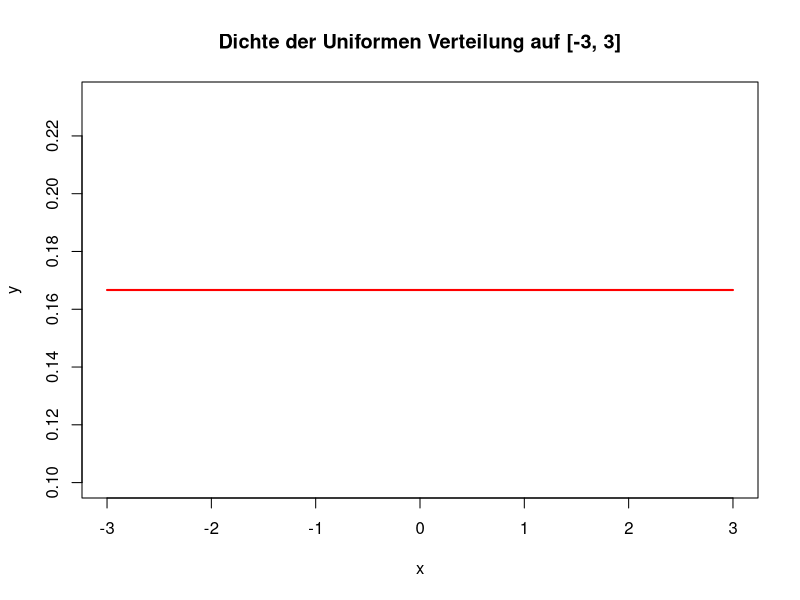
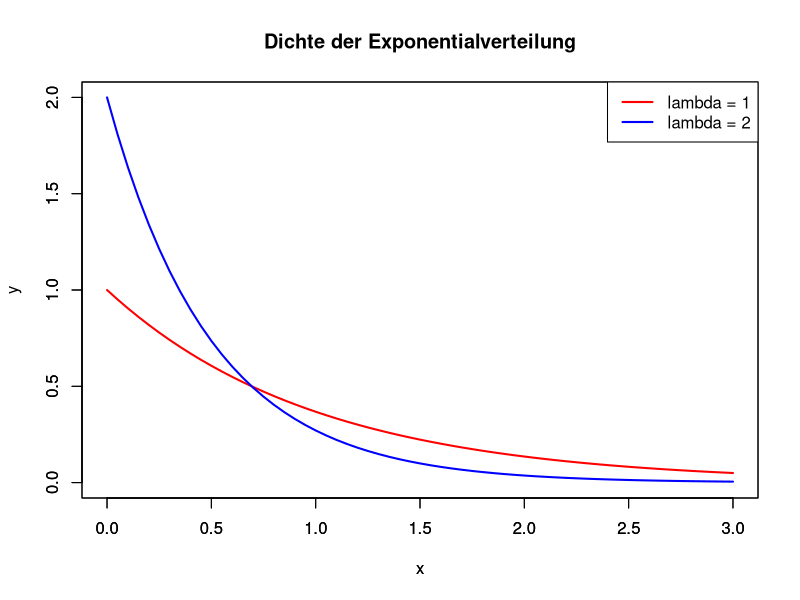
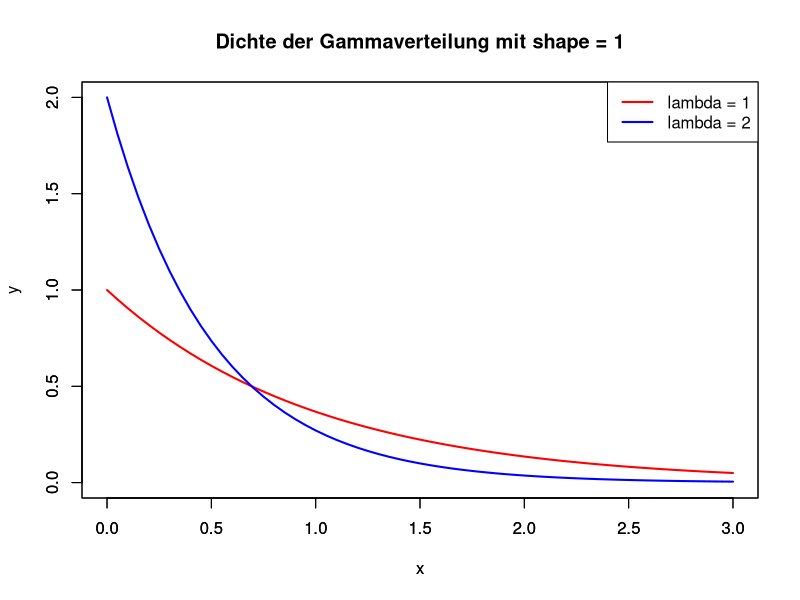
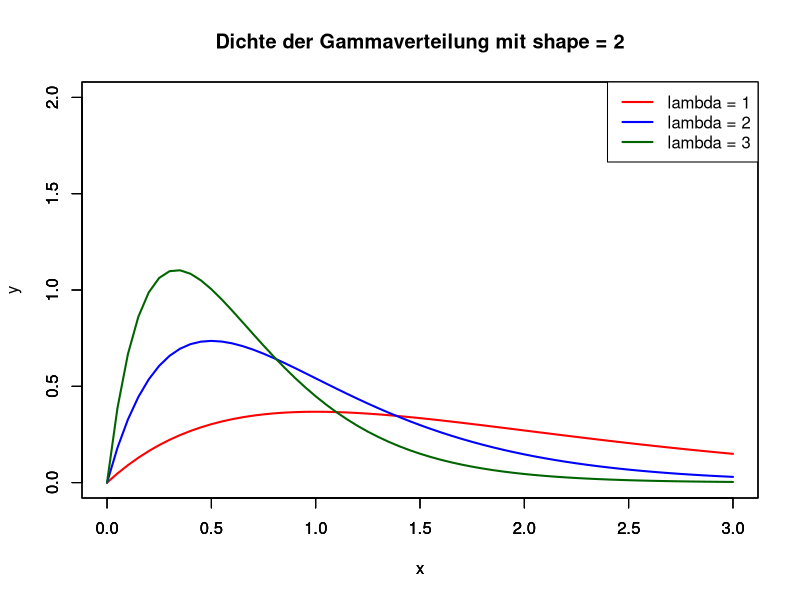
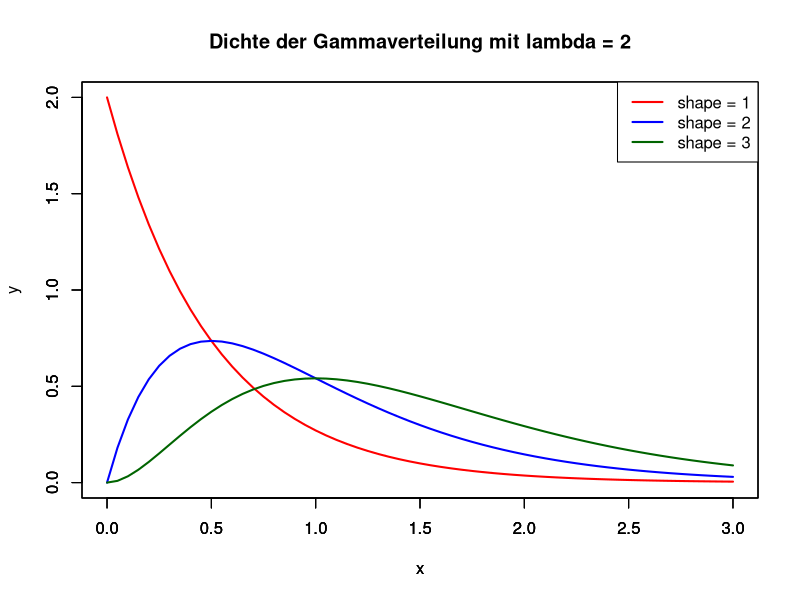
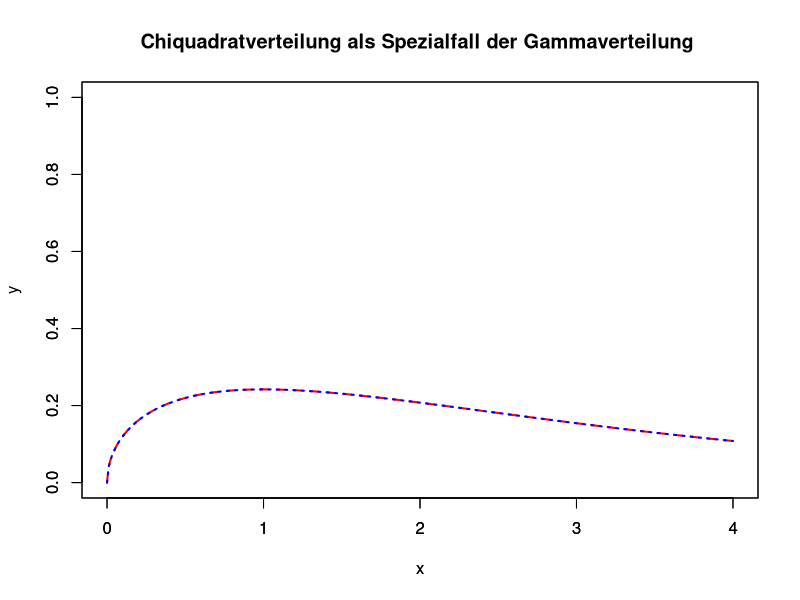
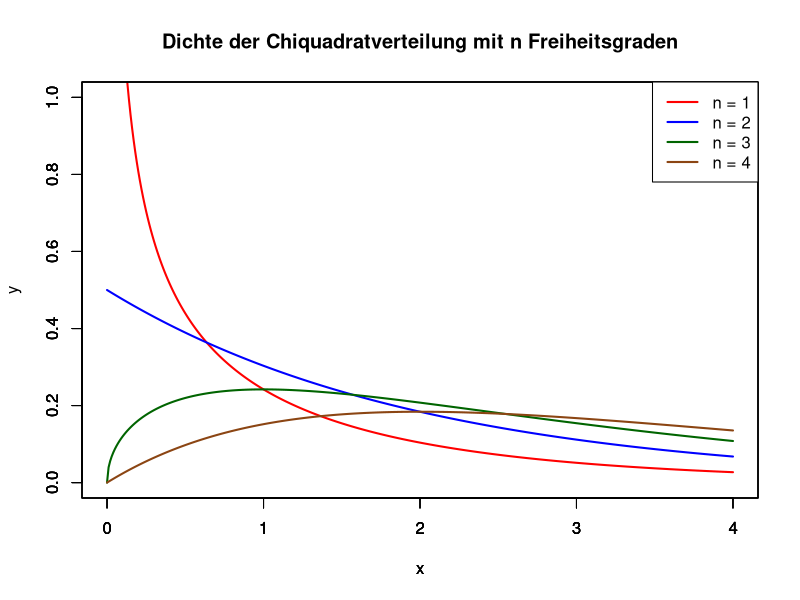
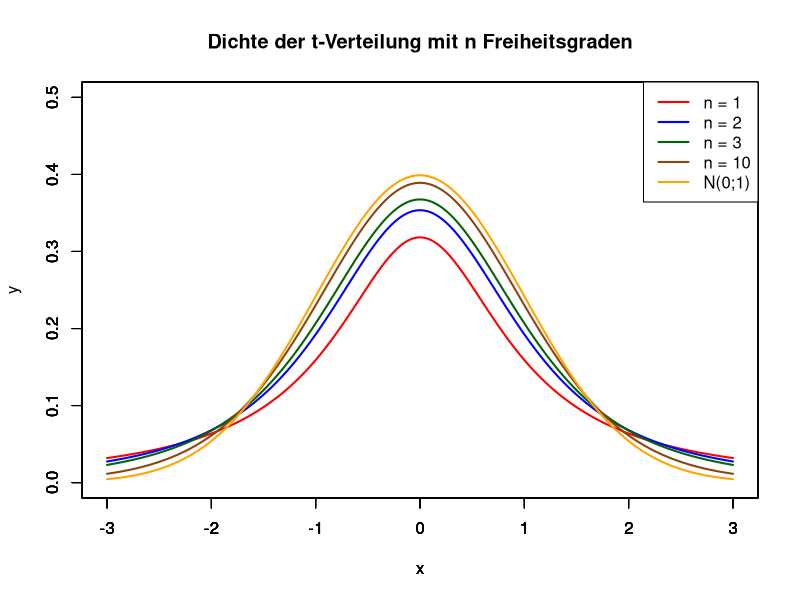

Write R code to recreate these figures, in order.

###############################################################################
### Einige stetige Verteilungen in R  #########################################
###############################################################################


## Uniforme Verteilung auf [a,b] ##############################################

x = seq(-3,3,by = 0.05)
y = dunif(x, -3, 3)
plot(x,y, type = "l", lwd = 2, col = "red",
     main = "Dichte der Uniformen Verteilung auf [-3, 3]")


## Exponentialverteilung ######################################################

x = seq(0,3,by = 0.05)
y = dexp(x, 1)
z = dexp(x, 2)

plot(x,y, type = "l", lwd = 2, col = "red",
     ylim = c(0,2), main = "Dichte der Exponentialverteilung")
par(new = TRUE)
plot(x,z, type = "l", lwd = 2, col = "blue",
     ylim = c(0,2), main = "", ylab = " ")

legend("topright", c("lambda = 1","lambda = 2"),
                 col = c("red","blue"), lty = 1, lwd = 2)


## Gammaverteilung ############################################################

x = seq(0,3,by = 0.05)

# shape = 1 (f�hrt auf Exponentialverteilung)
y = dgamma(x, 1, 1)
z = dgamma(x, 1, 2)

plot(x,y, type = "l", lwd = 2, col = "red",
     ylim = c(0,2), main = "Dichte der Gammaverteilung mit shape = 1")
par(new = TRUE)
plot(x,z, type = "l", lwd = 2, col = "blue",
     ylim = c(0,2), main = "", ylab = " ")

legend("topright", c("lambda = 1","lambda = 2"),
                 col = c("red","blue"), lty = 1, lwd = 2)

# shape = 2
y = dgamma(x, 2, 1)
z = dgamma(x, 2, 2)
t = dgamma(x, 2, 3)

plot(x,y, type = "l", lwd = 2, col = "red",
     ylim = c(0,2), main = "Dichte der Gammaverteilung mit shape = 2")
par(new = TRUE)
plot(x,z, type = "l", lwd = 2, col = "blue",
     ylim = c(0,2), main = "", ylab = " ")
par(new = TRUE)
plot(x,t, type = "l", lwd = 2, col = "darkgreen",
     ylim = c(0,2), main = "", ylab = " ")

legend("topright", c("lambda = 1","lambda = 2","lambda = 3"),
                 col = c("red","blue","darkgreen"), lty = 1, lwd = 2)

# lambda = 2
y = dgamma(x, 1, 2)
z = dgamma(x, 2, 2)
t = dgamma(x, 3, 2)

plot(x,y, type = "l", lwd = 2, col = "red",
     ylim = c(0,2), main = "Dichte der Gammaverteilung mit lambda = 2")
par(new = TRUE)
plot(x,z, type = "l", lwd = 2, col = "blue",
     ylim = c(0,2), main = "", ylab = " ")
par(new = TRUE)
plot(x,t, type = "l", lwd = 2, col = "darkgreen",
     ylim = c(0,2), main = "", ylab = " ")

legend("topright", c("shape = 1","shape = 2","shape = 3"),
                 col = c("red","blue","darkgreen"), lty = 1, lwd = 2)


## Chiquadrat-Verteilung#######################################################

x = seq(0,4,by = 0.01)

# Spezialfall der Gammaverteilung (alpha = n/2, lambda = 1/2)
n = 3             # als Beispiel n = 3 gew�hlt
alpha = n/2 
y = dchisq(x, n)
z = dgamma(x, alpha, 0.5)

plot(x,y, type = "l", lwd = 2, col = "red", lty = 2,
     ylim = c(0,1), main = "Chiquadratverteilung als Spezialfall der Gammaverteilung ")
par(new = TRUE)
plot(x,z, type = "l", lwd = 2, col = "blue", lty = 3,
     ylim = c(0,1), main = "", ylab = " ")


# Verschiedene Freiheitsgrade
y = dchisq(x, 1)
z = dchisq(x, 2)
t = dchisq(x, 3)
s = dchisq(x, 4)

plot(x,y, type = "l", lwd = 2, col = "red",
     ylim = c(0,1), main = "Dichte der Chiquadratverteilung mit n Freiheitsgraden")
par(new = TRUE)
plot(x,z, type = "l", lwd = 2, col = "blue",
     ylim = c(0,1), main = "", ylab = " ")
par(new = TRUE)
plot(x,t, type = "l", lwd = 2, col = "darkgreen",
     ylim = c(0,1), main = "", ylab = " ")
par(new = TRUE)
plot(x,s, type = "l", lwd = 2, col = "chocolate4",
     ylim = c(0,1), main = "", ylab = " ")

legend("topright", c("n = 1","n = 2","n = 3","n = 4"),
                 col = c("red","blue","darkgreen","chocolate4"),
                 lty = 1, lwd = 2)


## t-Verteilung ###############################################################

x = seq(-3,3,by = 0.01)

y = dt(x, 1)
z = dt(x, 2)
t = dt(x, 3)
s = dt(x, 10)

plot(x,y, type = "l", lwd = 2, col = "red",
     ylim = c(0,0.5), main = "Dichte der t-Verteilung mit n Freiheitsgraden")
par(new = TRUE)
plot(x,z, type = "l", lwd = 2, col = "blue",
     ylim = c(0,0.5), main = "", ylab = " ")
par(new = TRUE)
plot(x,t, type = "l", lwd = 2, col = "darkgreen",
     ylim = c(0,0.5), main = "", ylab = " ")
par(new = TRUE)
plot(x,s, type = "l", lwd = 2, col = "chocolate4",
     ylim = c(0,0.5), main = "", ylab = " ")
par(new = TRUE)
plot(x,dnorm(x), type = "l", lwd = 2, col = "orange",
     ylim = c(0,0.5), main = "", ylab = " ")


legend("topright", c("n = 1","n = 2","n = 3","n = 10", "N(0;1)"),
                 col = c("red","blue","darkgreen","chocolate4","orange"),
                 lty = 1, lwd = 2)


## F-Verteilung ###############################################################

x = seq(0,4,by = 0.01)

# konstantes m = 1

y = df(x, 1, 1)
z = df(x, 2, 1)
t = df(x, 3, 1)
s = df(x, 10, 1)
u = df(x, 50, 1)

plot(x,y, type = "l", lwd = 2, col = "red",
     ylim = c(0,1), main = "Dichte der F-Verteilung mit (n,1) Freiheitsgraden")
par(new = TRUE)
plot(x,z, type = "l", lwd = 2, col = "blue",
     ylim = c(0,1), main = "", ylab = " ")
par(new = TRUE)
plot(x,t, type = "l", lwd = 2, col = "darkgreen",
     ylim = c(0,1), main = "", ylab = " ")
par(new = TRUE)
plot(x,s, type = "l", lwd = 2, col = "chocolate4",
     ylim = c(0,1), main = "", ylab = " ")
par(new = TRUE)
plot(x,u, type = "l", lwd = 2, col = "orange",
     ylim = c(0,1), main = "", ylab = " ")


legend("topright", c("n = 1","n = 2","n = 3","n = 10", "n = 50"),
                 col = c("red","blue","darkgreen","chocolate4","orange"),
                 lty = 1, lwd = 2)


# konstantes n = 3

y = df(x, 3, 1)
z = df(x, 3, 2)
t = df(x, 3, 3)
s = df(x, 3, 10)
u = df(x, 3, 50)

plot(x,y, type = "l", lwd = 2, col = "red",
     ylim = c(0,1), main = "Dichte der F-Verteilung mit (3,m) Freiheitsgraden")
par(new = TRUE)
plot(x,z, type = "l", lwd = 2, col = "blue",
     ylim = c(0,1), main = "", ylab = " ")
par(new = TRUE)
plot(x,t, type = "l", lwd = 2, col = "darkgreen",
     ylim = c(0,1), main = "", ylab = " ")
par(new = TRUE)
plot(x,s, type = "l", lwd = 2, col = "chocolate4",
     ylim = c(0,1), main = "", ylab = " ")
par(new = TRUE)
plot(x,u, type = "l", lwd = 2, col = "orange",
     ylim = c(0,1), main = "", ylab = " ")


legend("topright", c("m = 1","m = 2","m = 3","m = 10", "m = 50"),
                 col = c("red","blue","darkgreen","chocolate4","orange"),
                 lty = 1, lwd = 2)



###############################################################################
### Beispiel Todesf�lle durch Krebs in asbestbelastetem Wohnhaus ##############
###############################################################################


### Mit exakter Binomialverteilung ############################################ 

## 5 von 7 Todesf�lle durch Krebs verursacht
n = 7
p = 0.25

## Bestimmung p-Wert
(p_W = 1 - pbinom(4,n,p) ) # 5 F�lle wurden beobachtet 

## Kritischer Wert
1 - pbinom(3,n,p) # �berpr�fung, ob 4 kritischer Wert ist 
                  # Ergebnis: nein; daher ist 5 der kritische Wert

## Testst�rke f�r p1 = 0.5
1- pbinom(4,n,0.5)


## 50 von 70 Todesf�lle durch Krebs verursacht
n = 70
p = 0.25

## Bestimmung p-Wert
( p_W = 1 - pbinom(49,n,p) ) # 50 F�lle wurden beobachtet 

## Kritischer Wert
1 - pbinom(23,n,p) # �berpr�fung, ob 24 kritischer Wert ist
1 - pbinom(24,n,p) # �berpr�fung, ob 25 kritischer Wert ist
                   # Ergebnis: kritischer Wert ist 25

## Testst�rke f�r p1 = 0.5
1- pbinom(24,n,0.5)


### Mit Normalverteilungsapproximation ########################################

## Ermittlung der Testst�rke 
n = 70
p = 0.25
x = 50

z_c = qnorm(0.95)
( x_c = z_c * sqrt(n*p*(1-p)) + n*p )

(x_c - n*0.5)/sqrt(n*0.5*0.5)
1-pnorm( (x_c - n*0.5)/sqrt(n*0.5*0.5))


### Grafische Darstellung der G�tefunktionen ############
###############################################################################

p = seq(0,1, by = 0.005)
G_7 = 1 - pbinom(4,7,p)
G_70 = 1- pbinom(24,70,p)

plot(p,G_7, type = "l", lwd = 2, col = "red", ylab = "G(p)", 
     ylim = c(0,1), main = "G�tefunktionen f�r einseitigen Binomialtest (p_Null = 25%)")
par(new = TRUE)
plot(p,G_70, type = "l", lwd = 2, col = "blue",
     ylim = c(0,1), main = "", ylab = " ")

abline(v=0.25, col = "green4")
abline(v= 0.5, col = "chocolate")
abline(h = 0.0)
abline(h = 0.05, col = "green4")

legend("topleft", c("n = 7","n = 70"),
                 col = c("red","blue"), lty = 1, lwd = 2)


## Versuchsweise: kritischer Wert jeweils um 1 geringer
## Konsequenz: Niveau alpha = 5% wird nicht mehr eingehalten
G_7_a = 1 - pbinom(3,7,p)
G_70_a = 1-pbinom(23,70,p)
par(new = TRUE)
plot(p,G_7_a, type = "l", lwd = 2, col = "orange2",
     ylim = c(0,1), main = "", ylab = " ")
par(new = TRUE)
plot(p,G_70_a, type = "l", lwd = 2, col = "lightblue",
     ylim = c(0,1), main = "", ylab = " ")


#############################################################################
### Binomialtest in R  ######################################################
#############################################################################

### Beispiel Todesf�lle durch Krebs in Wohnhaus ###########

## 5 von 7 Todesf�lle durch Krebs 
n = 7
p = 0.25
x = 5

binom.test(x,n,p,alternative = "greater")


